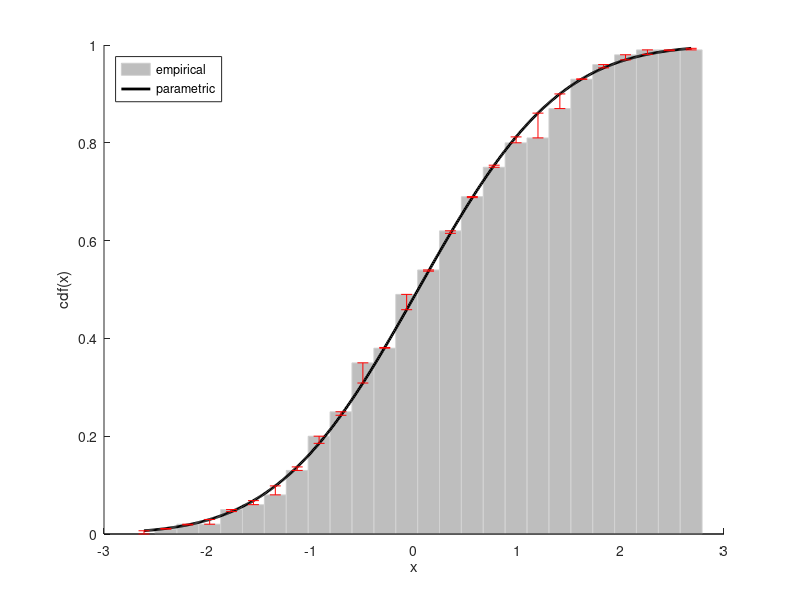

Recreate this plot in MATLAB. (Note: this script raises an error after producing the figure.)
% Just a quick demo of the Cramer von Mises' normality stat
X = randn(100,1);

[mu,sigma] = normfit(X);

range = max(X)-min(X);

nbins = 500;

x1 = min(X):range/nbins:max(X);
y1 = normcdf(x1,mu,sigma);

nbins = 25;

x2 = min(X):range/nbins:max(X);

y2 = NaN(length(x2),1);
for i=1:length(x2)
    y2(i) = mean(X<x2(i));
end

h = figure;
set(h,'Color',[1 1 1]);
hold on;

h1 = bar(x2,y2,1);
set(h1,'FaceColor',[190/255 190/255 190/255]);
set(h1,'EdgeColor',[210/255 210/255 210/255]);

h3 = plot(x1,y1,'k');
set(h3,'LineWidth',2);

legend('empirical','parametric','Location','NorthWest');

E = y2'-normcdf(x2,mu,sigma);
U = abs(min(zeros(length(x2),1),E'));
L = max(zeros(length(x2),1),E');
h2 = errorbar(x2,y2,L,U,'r');
set(h2,'LineStyle','none');

xlabel('x');
ylabel('cdf(x)');

export_fig cramervonmises -jpg -r300  

